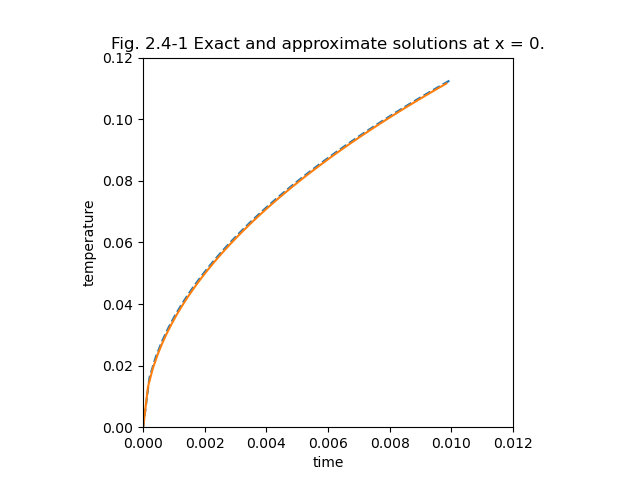

The Python source for this figure:
from pathlib import Path
from typing import Iterator, Tuple

from matplotlib.pyplot import subplots
import numpy as np
from scipy.integrate import solve_ivp
from scipy.sparse.linalg import splu

import skfem
from skfem.models.poisson import mass, laplace, unit_load

"""Fig. 2.4-1 Exact and approximate solutions at x = 0.

"""

N = 20
x = (np.arange(N + 1) / N) ** 1.2
t = np.linspace(0, 0.01)

mesh = skfem.MeshLine(x).with_boundaries(
    {"origin": lambda x: x[0] == 0.0, "far": lambda s: s[0] == x.max()}
)
basis = skfem.CellBasis(mesh, skfem.ElementLineP1())

origin_basis = skfem.FacetBasis(mesh, basis.elem, facets=mesh.boundaries["origin"])
heating = unit_load.assemble(origin_basis)

M = mass.assemble(basis)
L = laplace.assemble(basis)
D = basis.get_dofs(mesh.boundaries["far"])

dt = t.max() / 2 ** 6
theta = 0.5  # Crank-Nicolson
L0, M0 = skfem.penalize(L, M, D=D)
A = M0 + theta * L0 * dt
B = M0 - (1 - theta) * L0 * dt
backsolve = splu(A.T).solve


def evolve(time: float, u: np.ndarray) -> Iterator[Tuple[float, np.ndarray]]:
    while time < t.max():
        yield time, u
        time, u = time + dt, backsolve(heating * dt + B @ u)


trajectory = [(time, temperature[0]) for time, temperature in evolve(0, basis.zeros())]

fig, ax = subplots()
ax.set_title("Fig. 2.4-1 Exact and approximate solutions at x = 0.")
ax.plot(t, np.sqrt(4 * t / np.pi), marker="None", linestyle="dashed", label="exact")
ax.plot(*np.array(trajectory).T, label="skfem")
ax.set_xlim(0, 0.012)
ax.set_ylim(0, 0.12)
ax.set_aspect(0.1)
ax.set_xlabel("time")
ax.set_ylabel("temperature")
fig.savefig(Path(__file__).with_suffix(".png"))
